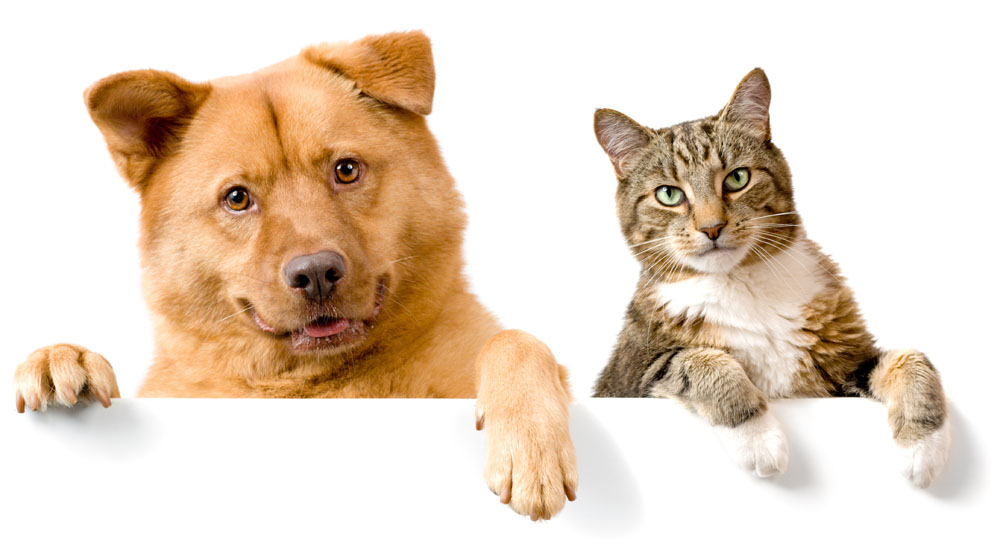
%> input picture matlab/dogandcat.jpg, 1000 x 553 px
$ octave hist.m   (GNU Octave 9; MATLAB toolbox functions it lacks are replaced by stand-ins)
%> lines starting %> are read from the running program, lines starting %| are printed output that depends on the picture
I=imread('D:\matlab\dogandcat.jpg');
%> I is the input picture: size 553x1000x3 uint8; mean R, G, B 231.3, 214.5, 197.7
subplot(2,2,1) %划分位置绘图
imshow(I);
title('Original Image');
G=rgb2gray(I);  %rgb转灰度图
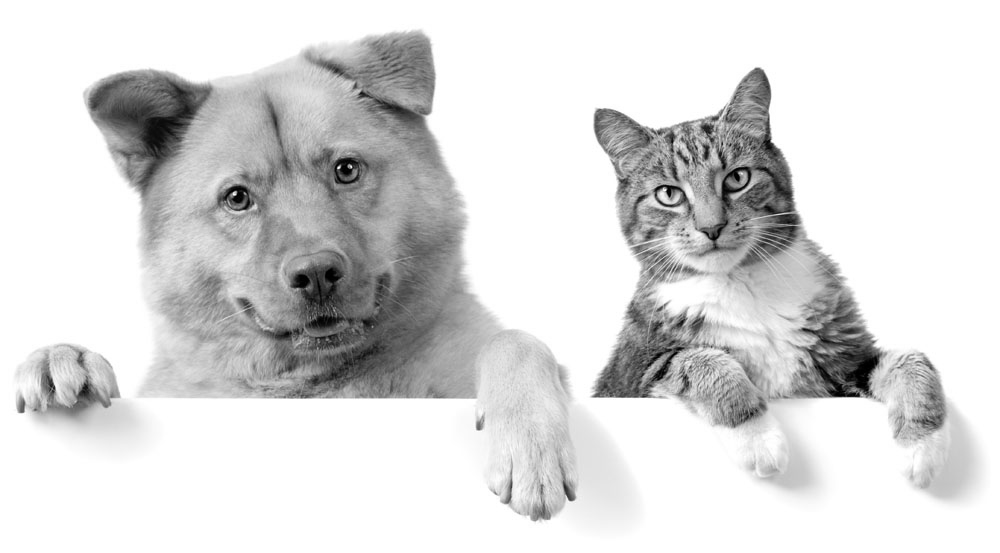
%> G: size 553x1000 uint8; min 0, max 255, mean 217.6
subplot(2,2,2);
imhist(G); %显示图像的灰度直方图
title('Histogram');
subplot(2,2,3);
imhist(G,5)%显示图像的指定灰度级直方图
title('Histogram level 5');
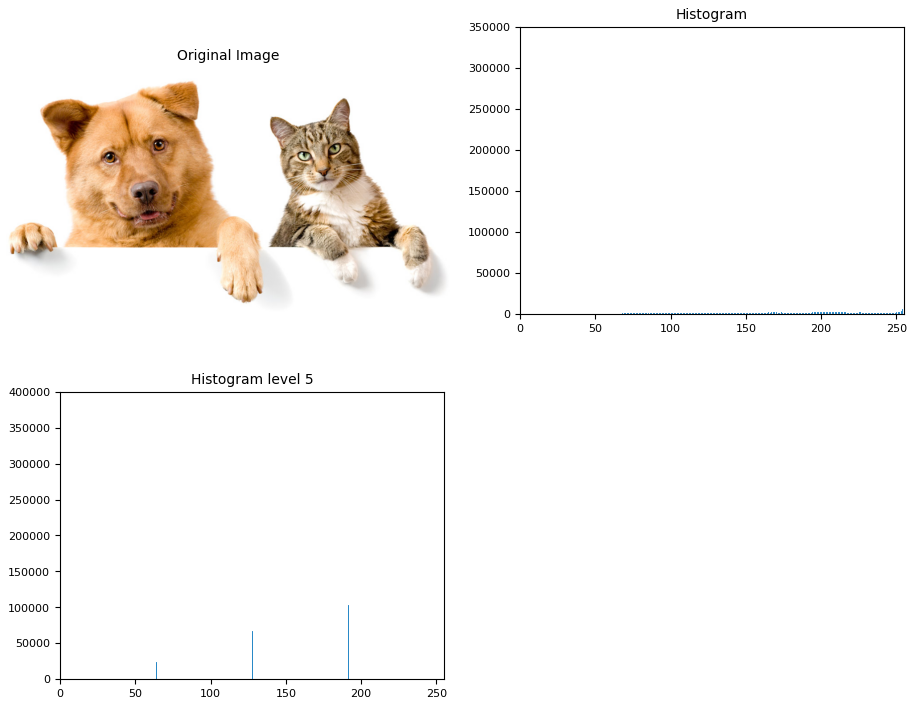
%> figure redrawn from the program's plot data, 3 panels
